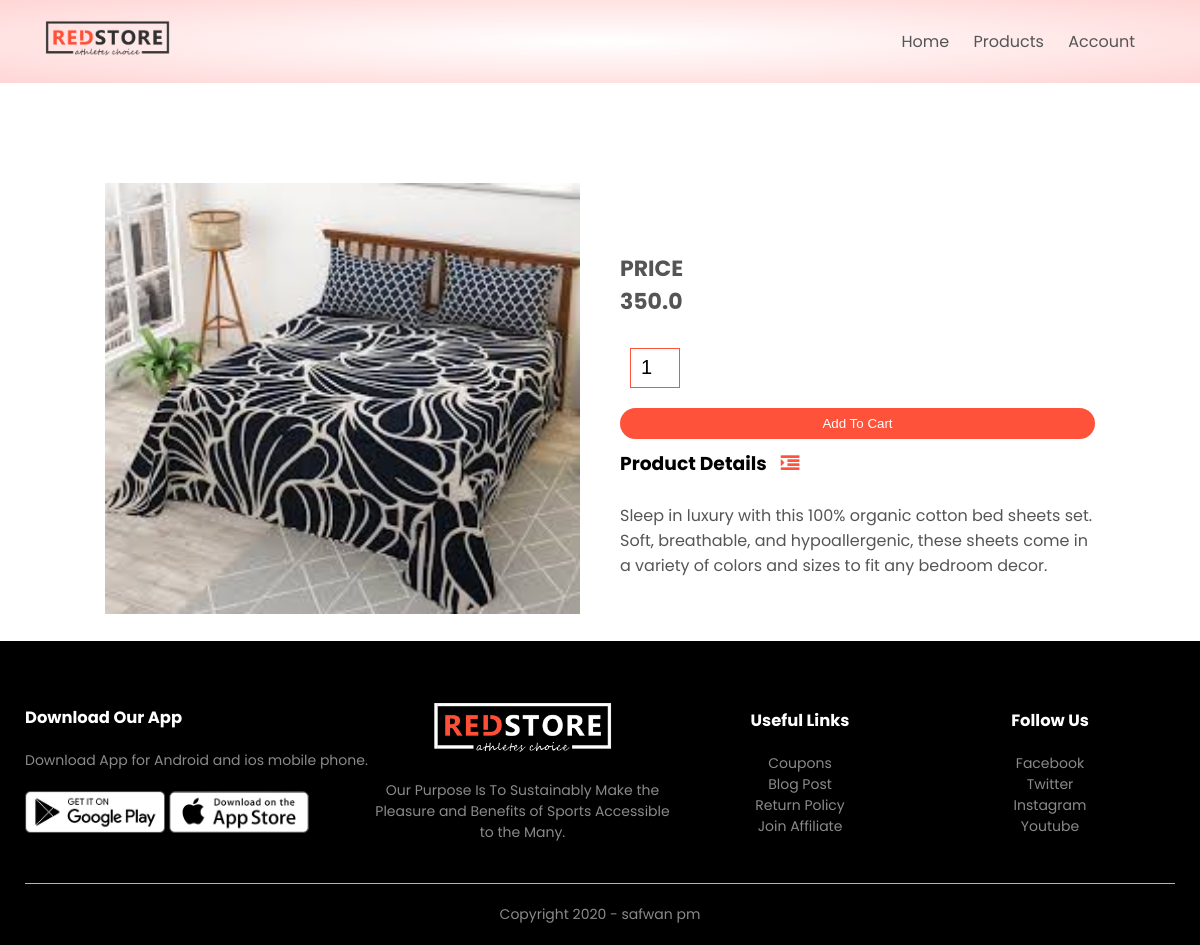
The app's page /product_details/4 with its own data.
### products/models.py (models this page shows, shortened)
class Product(models.Model):
    LIVE=1
    DELETE=0
    DELETE_CHOICES=((LIVE,'live'),(DELETE,'Delete'))
    title=models.CharField(max_length=200)
    price=models.FloatField()
    description=models.TextField()
    image=models.ImageField(upload_to='media/')
    priority=models.IntegerField(default=0)
    create_at=models.DateTimeField(auto_now_add=True)
    upated_at=models.DateTimeField(auto_now=True)

### products/views.py (the view)
def detail_product(request,pk):
    product=Product.objects.get(pk=pk)
    context={'product':product}
    return render (request,'product_details.html',context)

### templates/product_details.html
{% extends 'blank_layout.html'%}
{% block content %}
{% include 'product_description.html' %}
{% endblock content %}

### templates/product_description.html (shortened to what this page needs)
{% load static  %}
<div class="small-container single-product">
    <div class="row">
        <div class="col-2">
            <img src="{{ product.image.url }}" width="100%" id="ProductImg">
        </div>
        <div class="col-2">
            <h4>PRICE <br>{{ product.price }}</h4>
            <form method="post" action="{% url 'add_to_cart' %}" enctype="multipart/form-data">
            <input type="number" name="quantity" value="1">
            <button type="submit" class="btn">Add To Cart</button>
        </form>
             <h3>Product Details <i class="fa fa-indent"></i></h3>
            <br>
            <p>{{ product.description }}</p>
        </div>
    </div>
</div>

### static/css/style.css (style rules this page uses)
* { margin: 0; padding: 0; box-sizing: border-box; }
body { font-family: 'Poppins', sans-serif; }
p { color: #555; }
.row { display: flex; align-items: center; flex-wrap: wrap; justify-content: space-around; }
.col-2 { flex-basis: 50%; min-width: 300px; }
.col-2 img { max-width: 100%; padding: 50px 0; }
.btn { display: inline-block; background: #ff523b; color: white; padding: 8px 30px; margin: 30px 0; border-radius: 30px; transition: background 0.5s; }
.small-container { max-width: 1080px; margin: auto; padding-left: 25px; padding-right: 25px; }
h4 { color: #555; font-weight: normal; }
.single-product { margin-top: 80px; }
.single-product .col-2 img { padding: 0; }
.single-product .col-2 { padding: 20px; }
.single-product h4 { margin: 20px 0; font-size: 22px; font-weight: bold; }
.single-product input { width: 50px; height: 40px; padding-left: 10px; font-size: 20px; margin-left: 10px; border: 1px solid #ff523b; margin-right: 10px; }
.single-product .fa { color: #ff523b; margin-left: 10px; }
form input { width: 100%; height: 30px; margin: 10px 0; padding: 0 10px; border: 1px solid #ccc; }
form .btn { width: 100%; border: none; cursor: pointer; margin: 10px 0; }

### records on screen
Product: image (picture), price "350.0", description "Sleep in luxury with this 100% organic cotton bed sheets set. Soft, breathable, and hypoallergenic, these sheets come in a variety of colors and sizes to fit any bedroom decor."
